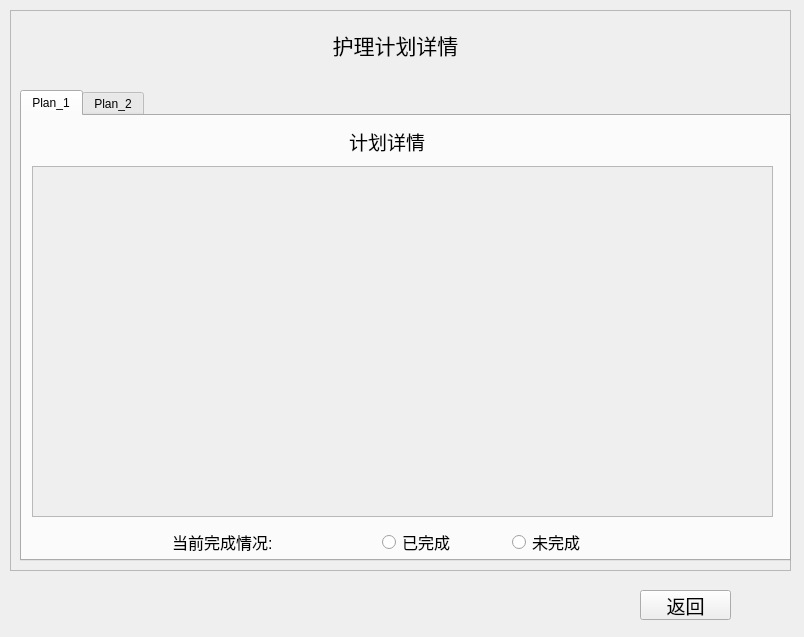
<?xml version="1.0" encoding="UTF-8"?>
<ui version="4.0">
 <class>Plansdetails</class>
 <widget class="QWidget" name="Plansdetails">
  <property name="geometry">
   <rect>
    <x>0</x>
    <y>0</y>
    <width>804</width>
    <height>637</height>
   </rect>
  </property>
  <property name="windowTitle">
   <string>Form</string>
  </property>
  <widget class="QFrame" name="frame">
   <property name="geometry">
    <rect>
     <x>10</x>
     <y>10</y>
     <width>781</width>
     <height>561</height>
    </rect>
   </property>
   <property name="frameShape">
    <enum>QFrame::StyledPanel</enum>
   </property>
   <property name="frameShadow">
    <enum>QFrame::Raised</enum>
   </property>
   <widget class="QTabWidget" name="tabWidget">
    <property name="geometry">
     <rect>
      <x>10</x>
      <y>80</y>
      <width>771</width>
      <height>471</height>
     </rect>
    </property>
    <property name="currentIndex">
     <number>0</number>
    </property>
    <widget class="QWidget" name="Plan_1">
     <attribute name="title">
      <string>Plan_1</string>
     </attribute>
     <widget class="QScrollArea" name="scrollArea">
      <property name="geometry">
       <rect>
        <x>10</x>
        <y>50</y>
        <width>741</width>
        <height>351</height>
       </rect>
      </property>
      <property name="widgetResizable">
       <bool>true</bool>
      </property>
      <widget class="QWidget" name="scrollAreaWidgetContents">
       <property name="geometry">
        <rect>
         <x>0</x>
         <y>0</y>
         <width>739</width>
         <height>349</height>
        </rect>
       </property>
      </widget>
     </widget>
     <widget class="QRadioButton" name="radioButton">
      <property name="geometry">
       <rect>
        <x>360</x>
        <y>416</y>
        <width>91</width>
        <height>20</height>
       </rect>
      </property>
      <property name="font">
       <font>
        <pointsize>12</pointsize>
       </font>
      </property>
      <property name="text">
       <string>已完成</string>
      </property>
     </widget>
     <widget class="QRadioButton" name="radioButton_2">
      <property name="geometry">
       <rect>
        <x>490</x>
        <y>416</y>
        <width>91</width>
        <height>20</height>
       </rect>
      </property>
      <property name="font">
       <font>
        <pointsize>12</pointsize>
       </font>
      </property>
      <property name="text">
       <string>未完成</string>
      </property>
     </widget>
     <widget class="QLabel" name="label">
      <property name="geometry">
       <rect>
        <x>150</x>
        <y>416</y>
        <width>120</width>
        <height>20</height>
       </rect>
      </property>
      <property name="font">
       <font>
        <pointsize>12</pointsize>
       </font>
      </property>
      <property name="text">
       <string>当前完成情况:</string>
      </property>
     </widget>
     <widget class="QLabel" name="label_2">
      <property name="geometry">
       <rect>
        <x>290</x>
        <y>10</y>
        <width>150</width>
        <height>30</height>
       </rect>
      </property>
      <property name="font">
       <font>
        <pointsize>14</pointsize>
       </font>
      </property>
      <property name="text">
       <string>计划详情</string>
      </property>
      <property name="alignment">
       <set>Qt::AlignCenter</set>
      </property>
     </widget>
    </widget>
    <widget class="QWidget" name="Plan_2">
     <attribute name="title">
      <string>Plan_2</string>
     </attribute>
     <widget class="QRadioButton" name="radioButton_3">
      <property name="geometry">
       <rect>
        <x>360</x>
        <y>416</y>
        <width>91</width>
        <height>20</height>
       </rect>
      </property>
      <property name="font">
       <font>
        <pointsize>12</pointsize>
       </font>
      </property>
      <property name="text">
       <string>已完成</string>
      </property>
     </widget>
     <widget class="QLabel" name="label_3">
      <property name="geometry">
       <rect>
        <x>290</x>
        <y>10</y>
        <width>150</width>
        <height>30</height>
       </rect>
      </property>
      <property name="font">
       <font>
        <pointsize>14</pointsize>
       </font>
      </property>
      <property name="text">
       <string>护理计划详情</string>
      </property>
      <property name="alignment">
       <set>Qt::AlignCenter</set>
      </property>
     </widget>
     <widget class="QScrollArea" name="scrollArea_2">
      <property name="geometry">
       <rect>
        <x>10</x>
        <y>50</y>
        <width>741</width>
        <height>351</height>
       </rect>
      </property>
      <property name="widgetResizable">
       <bool>true</bool>
      </property>
      <widget class="QWidget" name="scrollAreaWidgetContents_2">
       <property name="geometry">
        <rect>
         <x>0</x>
         <y>0</y>
         <width>739</width>
         <height>349</height>
        </rect>
       </property>
      </widget>
     </widget>
     <widget class="QRadioButton" name="radioButton_4">
      <property name="geometry">
       <rect>
        <x>490</x>
        <y>416</y>
        <width>91</width>
        <height>20</height>
       </rect>
      </property>
      <property name="font">
       <font>
        <pointsize>12</pointsize>
       </font>
      </property>
      <property name="text">
       <string>未完成</string>
      </property>
     </widget>
     <widget class="QLabel" name="label_4">
      <property name="geometry">
       <rect>
        <x>150</x>
        <y>416</y>
        <width>120</width>
        <height>20</height>
       </rect>
      </property>
      <property name="font">
       <font>
        <pointsize>12</pointsize>
       </font>
      </property>
      <property name="text">
       <string>当前完成情况:</string>
      </property>
     </widget>
    </widget>
   </widget>
   <widget class="QLabel" name="label_5">
    <property name="geometry">
     <rect>
      <x>300</x>
      <y>10</y>
      <width>171</width>
      <height>50</height>
     </rect>
    </property>
    <property name="font">
     <font>
      <pointsize>16</pointsize>
     </font>
    </property>
    <property name="text">
     <string>护理计划详情</string>
    </property>
    <property name="alignment">
     <set>Qt::AlignCenter</set>
    </property>
   </widget>
  </widget>
  <widget class="QPushButton" name="pushButton">
   <property name="geometry">
    <rect>
     <x>640</x>
     <y>590</y>
     <width>91</width>
     <height>30</height>
    </rect>
   </property>
   <property name="font">
    <font>
     <pointsize>14</pointsize>
    </font>
   </property>
   <property name="text">
    <string>返回</string>
   </property>
  </widget>
 </widget>
 <resources/>
 <connections/>
</ui>
